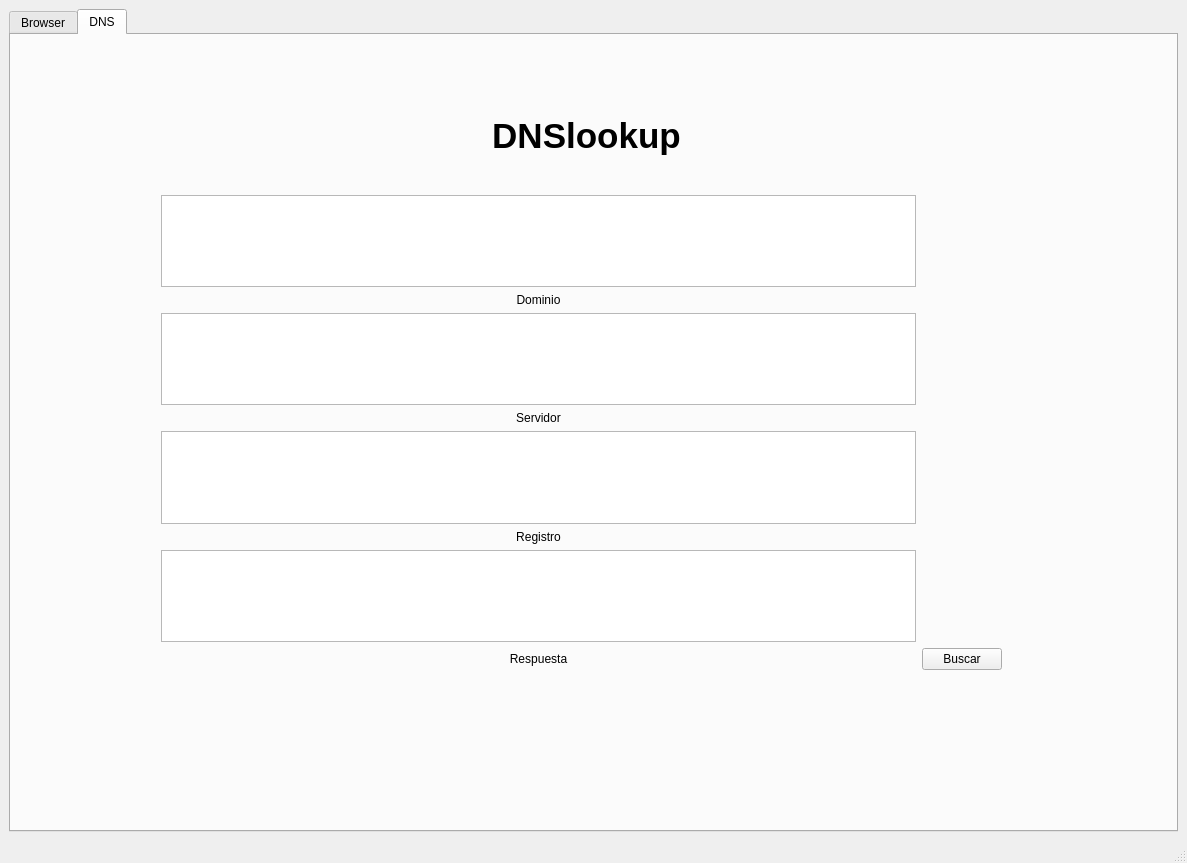
<?xml version="1.0" encoding="UTF-8"?>
<ui version="4.0">
 <class>MainWindow</class>
 <widget class="QMainWindow" name="MainWindow">
  <property name="geometry">
   <rect>
    <x>0</x>
    <y>0</y>
    <width>1187</width>
    <height>863</height>
   </rect>
  </property>
  <property name="windowTitle">
   <string>MainWindow</string>
  </property>
  <widget class="QWidget" name="centralwidget">
   <layout class="QHBoxLayout" name="horizontalLayout">
    <item>
     <widget class="QTabWidget" name="tabWidget">
      <property name="currentIndex">
       <number>1</number>
      </property>
      <widget class="QWidget" name="tab">
       <attribute name="title">
        <string>Browser</string>
       </attribute>
       <widget class="QWidget" name="gridLayoutWidget">
        <property name="geometry">
         <rect>
          <x>-1</x>
          <y>-1</y>
          <width>1161</width>
          <height>761</height>
         </rect>
        </property>
        <layout class="QGridLayout" name="gridLayout">
         <item row="0" column="0">
          <widget class="QTextEdit" name="textEdit">
           <property name="sizePolicy">
            <sizepolicy hsizetype="Expanding" vsizetype="Ignored">
             <horstretch>0</horstretch>
             <verstretch>0</verstretch>
            </sizepolicy>
           </property>
          </widget>
         </item>
         <item row="0" column="1">
          <widget class="QPushButton" name="pushButton">
           <property name="text">
            <string>Buscar</string>
           </property>
          </widget>
         </item>
         <item row="1" column="0">
          <widget class="QTextEdit" name="textEdit_6"/>
         </item>
        </layout>
       </widget>
      </widget>
      <widget class="QWidget" name="tab_2">
       <attribute name="title">
        <string>DNS</string>
       </attribute>
       <widget class="QWidget" name="gridLayoutWidget_2">
        <property name="geometry">
         <rect>
          <x>150</x>
          <y>160</y>
          <width>841</width>
          <height>475</height>
         </rect>
        </property>
        <layout class="QGridLayout" name="gridLayout_2">
         <item row="5" column="0">
          <widget class="QLabel" name="label_3">
           <property name="text">
            <string>Registro</string>
           </property>
           <property name="alignment">
            <set>Qt::AlignCenter</set>
           </property>
          </widget>
         </item>
         <item row="7" column="1">
          <widget class="QPushButton" name="pushButton_2">
           <property name="text">
            <string>Buscar</string>
           </property>
          </widget>
         </item>
         <item row="6" column="0">
          <widget class="QTextEdit" name="textEdit_5"/>
         </item>
         <item row="7" column="0">
          <widget class="QLabel" name="label_4">
           <property name="text">
            <string>Respuesta</string>
           </property>
           <property name="alignment">
            <set>Qt::AlignCenter</set>
           </property>
          </widget>
         </item>
         <item row="0" column="0">
          <widget class="QTextEdit" name="textEdit_2">
           <property name="sizePolicy">
            <sizepolicy hsizetype="Expanding" vsizetype="Expanding">
             <horstretch>0</horstretch>
             <verstretch>0</verstretch>
            </sizepolicy>
           </property>
          </widget>
         </item>
         <item row="2" column="0">
          <widget class="QTextEdit" name="textEdit_3"/>
         </item>
         <item row="1" column="0">
          <widget class="QLabel" name="label">
           <property name="text">
            <string>Dominio</string>
           </property>
           <property name="alignment">
            <set>Qt::AlignCenter</set>
           </property>
          </widget>
         </item>
         <item row="4" column="0">
          <widget class="QTextEdit" name="textEdit_4"/>
         </item>
         <item row="3" column="0">
          <widget class="QLabel" name="label_2">
           <property name="text">
            <string>Servidor</string>
           </property>
           <property name="alignment">
            <set>Qt::AlignCenter</set>
           </property>
          </widget>
         </item>
        </layout>
       </widget>
       <widget class="QLabel" name="label_6">
        <property name="geometry">
         <rect>
          <x>360</x>
          <y>70</y>
          <width>431</width>
          <height>61</height>
         </rect>
        </property>
        <property name="font">
         <font>
          <pointsize>26</pointsize>
          <weight>75</weight>
          <bold>true</bold>
         </font>
        </property>
        <property name="text">
         <string>DNSlookup</string>
        </property>
        <property name="alignment">
         <set>Qt::AlignCenter</set>
        </property>
       </widget>
      </widget>
     </widget>
    </item>
   </layout>
  </widget>
  <widget class="QMenuBar" name="menubar">
   <property name="geometry">
    <rect>
     <x>0</x>
     <y>0</y>
     <width>1187</width>
     <height>26</height>
    </rect>
   </property>
  </widget>
  <widget class="QStatusBar" name="statusbar"/>
 </widget>
 <resources/>
 <connections/>
</ui>
